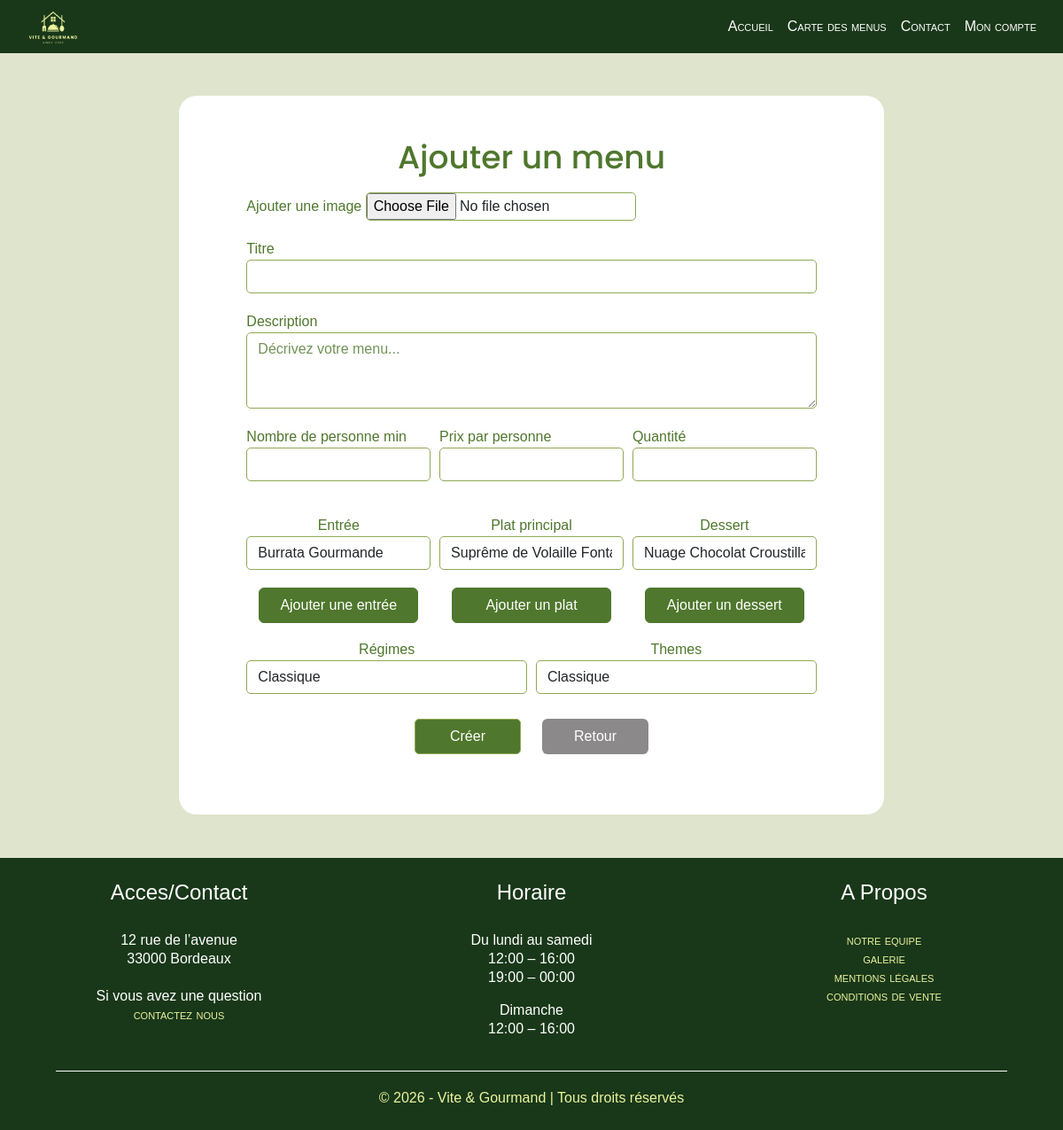
The page /monCompteEmploye/staffAccountAddMenu (signed in) on the database its author committed.
### tables this page shows
CREATE TABLE IF NOT EXISTS `horaires` (
  `id` int NOT NULL AUTO_INCREMENT,
  `jour` varchar(20) NOT NULL,
  `morning_opening` time DEFAULT NULL,
  `morning_closing` time DEFAULT NULL,
  `night_opening` time DEFAULT NULL,
  `night_closing` time DEFAULT NULL,
  PRIMARY KEY (`id`)
);

### pages/databaseLink/footerPost.php (called while the page is built)
<?php
require __DIR__ . "/../../config/database.php";
try{
  $query = "SELECT * FROM horaires";
  $stmt = $pdo->prepare($query);
  $stmt->execute();
  $datas = $stmt->fetchAll(PDO::FETCH_ASSOC);
  $horaires = array_column($datas, null, 'id');
}
catch (PDOException $e){
    error_log("Erreur de connexion à la base de données : ". $e->getMessage());
}
?>

### pages/staffAccountAddMenu.php (the view, shortened to what this page needs)
<?php
  require __DIR__ . "/../config/database.php";
?>
<div id="addMenu-part">
  <div class="container py-5">
    <div class="row card py-5 mx-5 mx-md-6 card-corner">
      <div class="col-12 text-center">
        <h1 class="text-primary">Ajouter un menu</h1>
      </div>
      <form action="<?= BASE_URL ?>/monCompteEmploye/staffAccountAddMenuPost" method="post" class="form-display" enctype="multipart/form-data">
        <div class="col-10">
          <label for="reason-contact">Ajouter une image</label>
          <input type="file" name="imageMenu" required>
        </div>
        <div class="col-10">
          <label for="titreMenu">Titre</label>
          <input
            class="w-100 form-control"
            type="text"
            id="titreMenu"
            name="titreMenu"
            required
          />
        </div>
        <div class="col-10">
          <label for="descriptionMenu">Description</label>
          <textarea
            class="w-100 form-control"
            id="descriptionMenu"
            name="descriptionMenu"
            rows="3"
            placeholder="Décrivez votre menu..."
            required
          ></textarea>
        </div>
        <div class="mb-2 col-10 three-wrapper">
          <div>
            <label for="nbrePersMin">Nombre de personne min </label>
            <input
              class="w-100 form-control"
              type="number"
              id="nbrePersMin"
              name="nbrePersMin"
              required
            />
          </div>
          <div>
            <label for="prixPers">Prix par personne</label>
            <input
              class="w-100 form-control"
              type="number"
              id="prixPers"
              name="prixPers"
              required
            />
          </div>
          <div>
            <label for="quantiteMenu">Quantité</label>
            <input
              class="w-100 form-control"
              type="number"
              id="quantiteMenu"
              name="quantiteMenu"
              required
            />
          </div>
        </div>
        <div class="mb-2 col-10 three-wrapper">
          <div>
            <?php
              $stmt = $pdo->prepare("
                SELECT *
                FROM entrees
              ");
              $stmt->execute();
              $entrees = $stmt->fetchAll(PDO::FETCH_ASSOC);
            ?>
            <div class="form-display col">
              <label for="entreeMenu">Entrée</label>
              <select
                name="entreeMenu"
                id="entreeMenu"
                class="w-100 form-control"
              >
                <?php foreach ($entrees as $entree): ?>
                  <option value="<?= $entree['id']?>"><?= $entree['titre'] ?></option>
                <?php endforeach; ?>
              </select>
              <button
                type="button"
                class="btn btn-primary large-button"
                data-bs-toggle="modal"
                data-bs-target="#ajoutEntree"
              >
                Ajouter une entrée
              </button>
            </div>
          </div>
          <div>
            <?php
              $stmt = $pdo->prepare("
                SELECT *
                FROM plats
              ");
              $stmt->execute();
              $plats = $stmt->fetchAll(PDO::FETCH_ASSOC);
            ?>
            <div class="form-display col">
              <label for="platMenu">Plat principal</label>
              <select
                name="platMenu"
                id="platMenu"
                class="w-100 form-control"
              >
                <?php foreach ($plats as $plat): ?>
                  <option value="<?= $plat['id']?>"><?= $plat['titre'] ?></option>
                <?php endforeach; ?>
              </select>
              <button
                type="button"
                class="btn btn-primary large-button"
                data-bs-toggle="modal"
                data-bs-target="#ajoutPlat"
              >
                Ajouter un plat
              </button>
            </div>
          </div>
          <div>
            <?php
              $stmt = $pdo->prepare("
                SELECT *
                FROM desserts
              ");
              $stmt->execute();
              $desserts = $stmt->fetchAll(PDO::FETCH_ASSOC);
            ?>
            <div class="form-display col">
              <label for="dessertMenu">Dessert</label>
              <select
                name="dessertMenu"
                id="dessertMenu"
                class="w-100 form-control"
              >
                <?php foreach ($desserts as $dessert): ?>
                  <option value="<?= $dessert['id']?>"><?= $dessert['titre'] ?></option>
                <?php endforeach; ?>
              </select>
              <button
                type="button"
                class="btn btn-primary large-button"
                data-bs-toggle="modal"
                data-bs-target="#ajoutDessert"
              >
                Ajouter un dessert
              </button>
            </div>
          </div>
        </div>
        <div class="mb-2 col-10 signup-wrapper">
          <div>
            <?php
              $stmt = $pdo->prepare("
                SELECT *
                FROM regimes
              ");
              $stmt->execute();
              $regimes = $stmt->fetchAll(PDO::FETCH_ASSOC);
            ?>
            <div class="form-display col">
              <label for="regimeMenu">Régimes</label>
              <select
                name="regimeMenu"
                id="regimeMenu"
                class="w-100 form-control"
              >
                <?php foreach ($regimes as $regime): ?>
                  <option value="<?= $regime['id']?>"><?= $regime['libelle'] ?></option>
                <?php endforeach; ?>
              </select>
            </div>
          </div>
          <div>
            <?php
              $stmt = $pdo->prepare("
                SELECT *
                FROM themes
              ");
              $stmt->execute();
              $themes = $stmt->fetchAll(PDO::FETCH_ASSOC);
            ?>
            <div class="form-display col">
              <label for="themeMenu">Themes</label>
              <select
                name="themeMenu"
                id="themeMenu"
                class="w-100 form-control"
              >
                <?php foreach ($themes as $theme): ?>
                  <option value="<?= $theme['id']?>"><?= $theme['libelle'] ?></option>
                <?php endforeach; ?>
              </select>
            </div>
          </div>
        </div>
        <div class="d-flex">
          <input type="submit" value="Créer" class="btn btn-primary medium-button me-4" name="addMenubtn">
          <a class="btn text-bg-badge-waiting medium-button" href="<?= BASE_URL ?>/monCompteEmploye/menus">Retour</a>
        </div>
      </form>
    </div>
  </div>
</div>

### index.php (shortened to what this page needs)
<?php
  $currentPage = parse_url($_SERVER['REQUEST_URI'], PHP_URL_PATH);
  $page = get_page();
?>
<!doctype html>
<html lang="en">
  <head>
    <link rel="stylesheet" href="<?= BASE_URL ?>/scss/main.css" />
  </head>
  <body>
    <header>
      <nav class="navbar navbar-expand-md bg-dark" data-bs-theme="dark">
        <div class="container-fluid">
          <a href="<?= BASE_URL ?>/">
            <img src="<?= BASE_URL ?>/assets/pictures/logo-light.png" class="logo-size-header" />
          </a>
          <div class="collapse navbar-collapse" id="navbarSupportedContent">
            <ul class="navbar-nav ms-auto mb-2 mb-md-0">
              <li class="nav-item">
                <a class="nav-link " href="<?= BASE_URL ?>/">Accueil</a>
              </li>
              <li class="nav-item">
                <a class="nav-link " href="<?= BASE_URL ?>/carteDesMenus">Carte des menus</a>
              </li>
              <li class="nav-item">
                <a class="nav-link" href="<?= BASE_URL ?>/contact">Contact</a>
              </li>
              <?php if (isset($_SESSION['user_id']) && isset($_SESSION['user_role'])): ?>
                <li class="nav-item">
                  <a class="nav-link" href="<?= BASE_URL ?>/monCompteEmploye/InfosRestaurant">Mon compte</a>
                </li>
              <?php endif; ?>
            </ul>
          </div>
        </div>
      </nav>
    </header>
    <main id=<?= $currentPage === BASE_URL.'/commander' ? "main-page-order" : "main-page"; ?>>
      <?php require $page; ?>
    </main>
    <footer class="bg-dark text-white text-center footer">
      <?php require "pages/databaseLink/footerPost.php";?>
      <div class="row">
        <div class="col-6 col-md-4">
          <h2>Acces/Contact</h2>
          <p>
            12 rue de l’avenue </br>
            33000 Bordeaux</br></br>
            Si vous avez une question</br>
            <a href="<?= BASE_URL ?>/contact"> contactez nous </a>
          </p>
        </div>
        <div class="col-6 col-md-4">
          <h2>Horaire</h2>
          <p>
            Du lundi au samedi <br />
            <?= substr($horaires['1']['morning_opening'], 0, 5)?> – <?= substr($horaires['1']['morning_closing'], 0, 5)?><br />
            <?= substr($horaires['1']['night_opening'], 0, 5)?> – <?= substr($horaires['1']['night_closing'], 0, 5)?><br />
          </p>
          <p>
            Dimanche <br />
            <?= substr($horaires['2']['morning_opening'], 0, 5)?> – <?= substr($horaires['2']['morning_closing'], 0, 5)?><br /><br />
          </p>
        </div>
        <div class="col-12 col-md-4">
          <h2>A Propos</h2>
          <p>
            <a href="<?= BASE_URL ?>/contact"> notre equipe </a><br />
            <a href="<?= BASE_URL ?>/contact"> galerie </a><br />
            <a href="<?= BASE_URL ?>/contact"> mentions légales </a><br />
            <a href="<?= BASE_URL ?>/contact"> conditions de vente </a>
          </p>
        </div>
        <hr>
        <div class="col-12">
          <p class="copyright">&copy; 2026 - Vite & Gourmand | Tous droits réservés</p>
        </div>
      </div>
    </footer>
  </body>
</html>

### rows shown on the page
horaires: morning_opening "12:00", morning_closing "16:00", night_opening "19:00", night_closing "00:00"
horaires: morning_opening "12:00", morning_closing "16:00"

### other values the page prints
form field entreeMenu "Burrata Gourmande"
form field platMenu "Suprême de Volaille Fontant"
form field dessertMenu "Nuage Chocolat Croustillant"
form field regimeMenu "Classique"
form field themeMenu "Classique"
